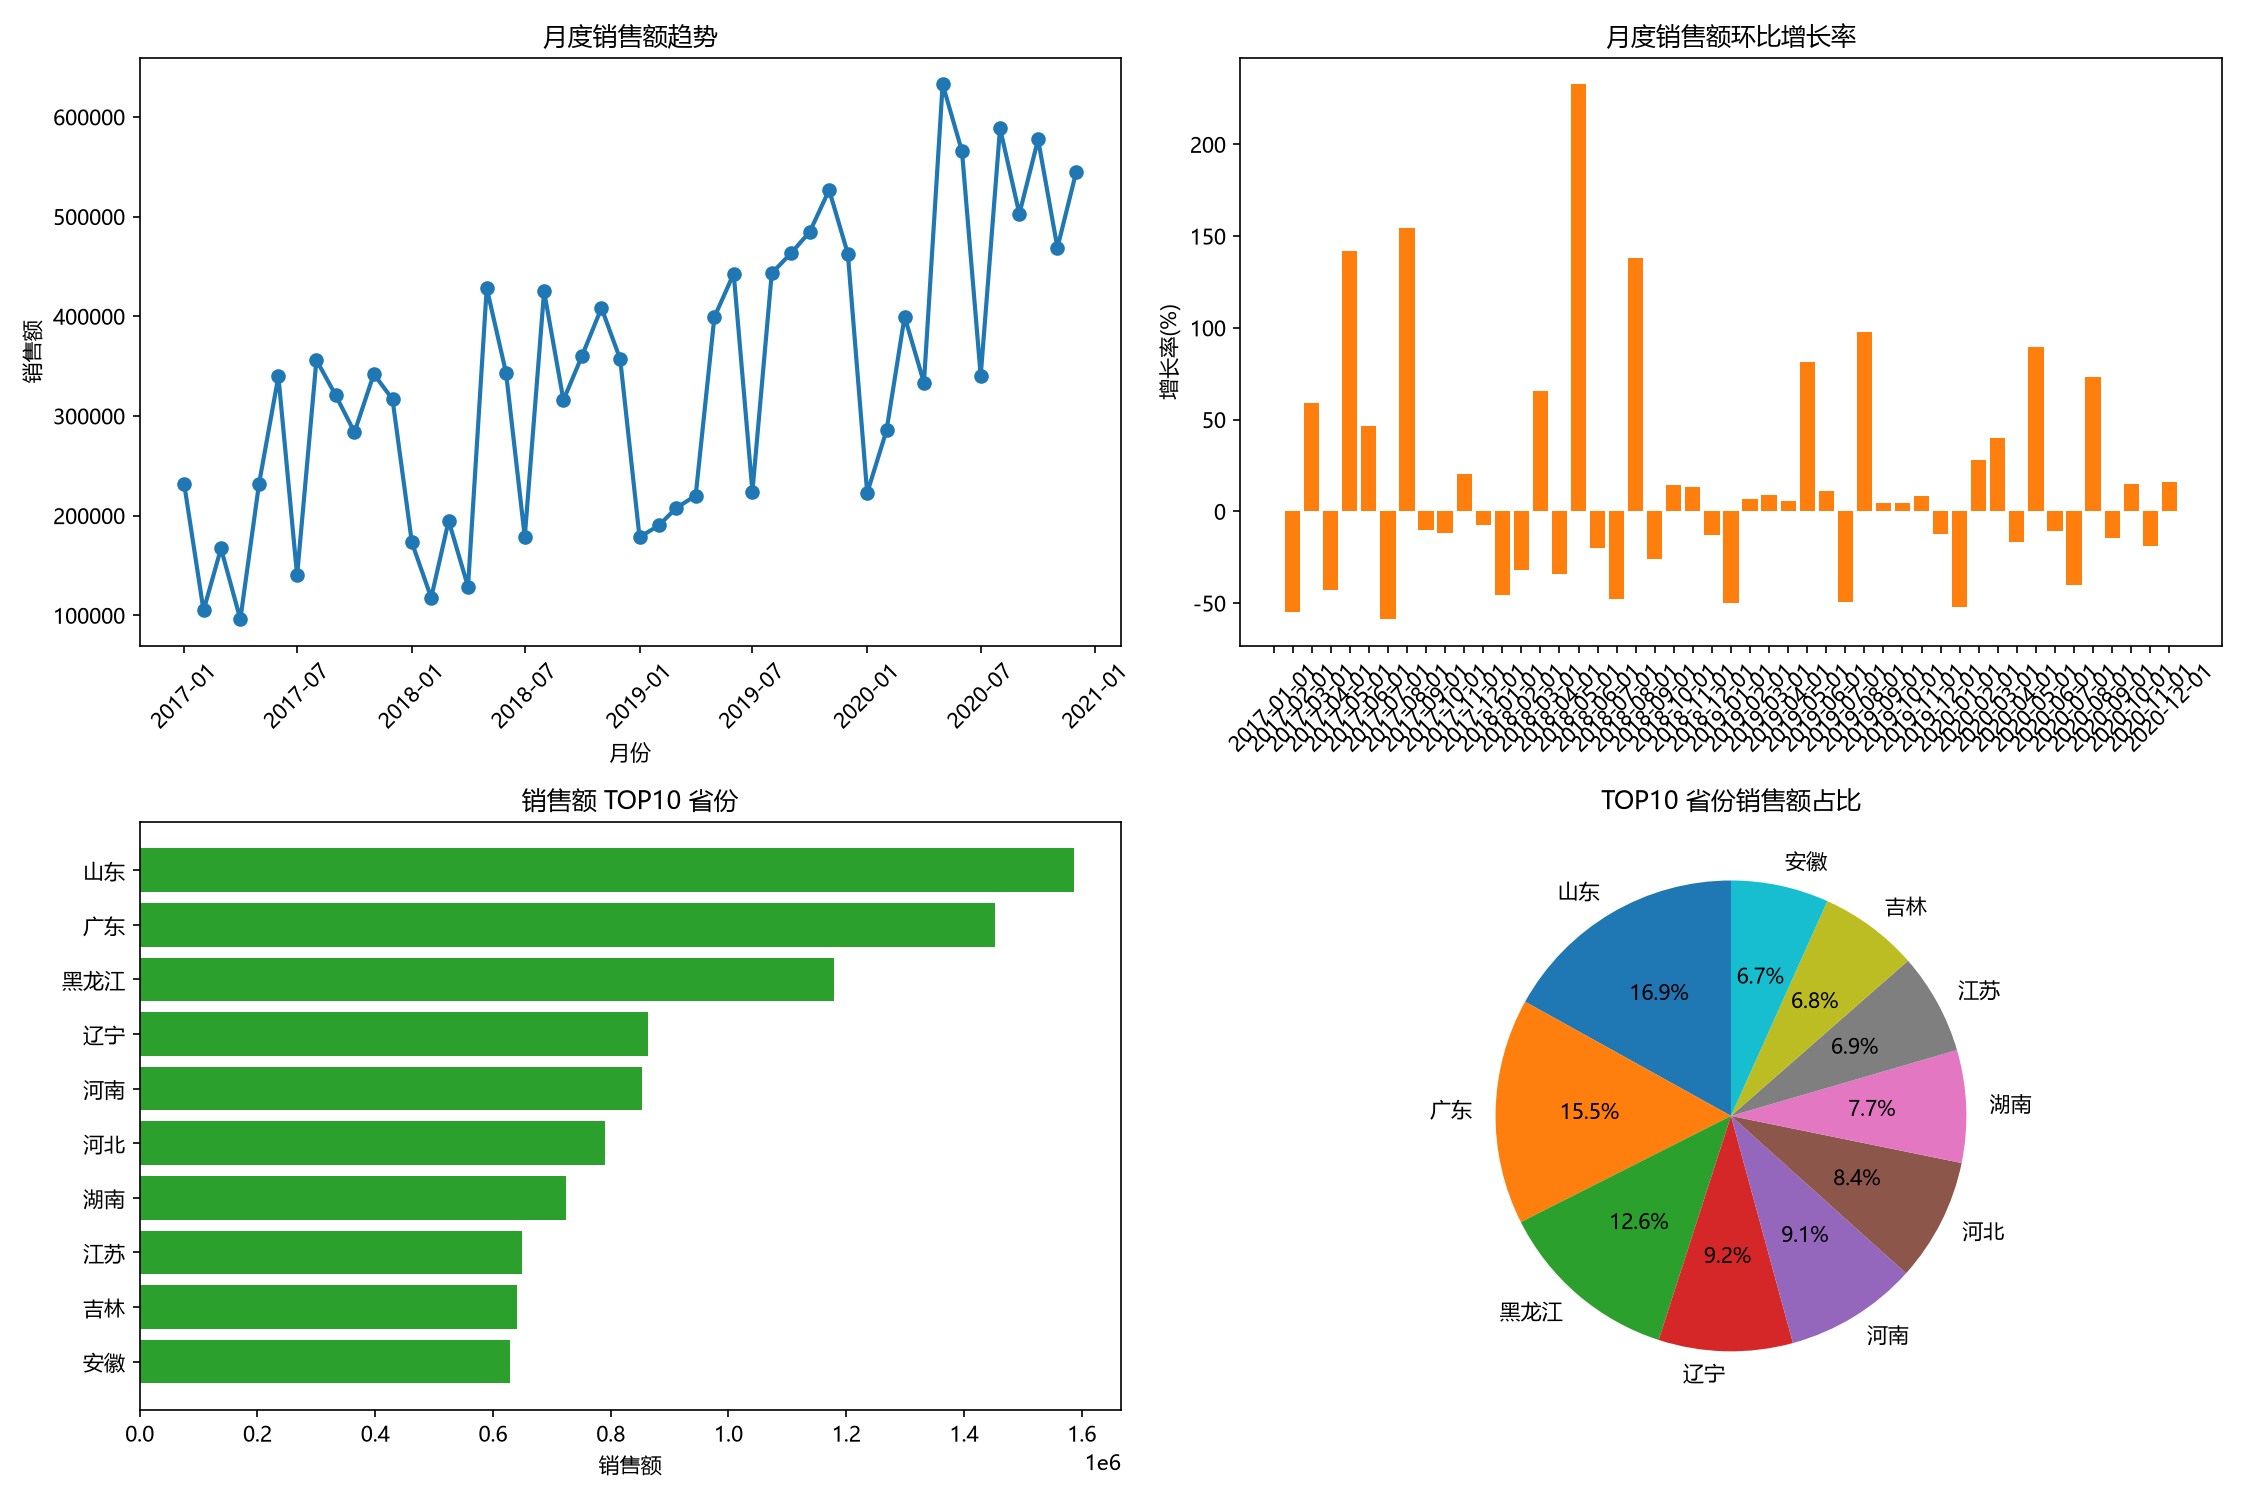

This chart was generated by the following Python code:
import os
import pandas as pd
import matplotlib.pyplot as plt
import matplotlib
matplotlib.rcParams['font.sans-serif'] = ['Microsoft YaHei', 'SimHei']
matplotlib.rcParams['axes.unicode_minus'] = False

base = r'D:/学习作业/数据可视化/1《CDA 一级认证教材：商业数据分析》'
out = r'D:/学习作业/数据可视化/第3章'
os.makedirs(out, exist_ok=True)

df = pd.read_excel(os.path.join(base, '第3章 商业数据分析框架/案例1：收入趋势分析/案例1：收入趋势分析原始数据.xlsx'), sheet_name='原始数据')

df['年月'] = df['订单年份'].astype(str) + '-' + df['订单月份'].astype(str).str.zfill(2)
df['年月'] = pd.to_datetime(df['年月'])

monthly = df.groupby('年月')['销售额'].sum().reset_index().sort_values('年月')
monthly['环比增长率'] = monthly['销售额'].pct_change()
monthly['同比增长率'] = monthly['销售额'].pct_change(12)

province = df.groupby('销售省份')['销售额'].sum().sort_values(ascending=False)

fig, axes = plt.subplots(2, 2, figsize=(15, 10))

axes[0, 0].plot(monthly['年月'], monthly['销售额'], marker='o', color='#1f77b4', linewidth=2)
axes[0, 0].set_title('月度销售额趋势')
axes[0, 0].set_xlabel('月份')
axes[0, 0].set_ylabel('销售额')
axes[0, 0].tick_params(axis='x', rotation=45)

axes[0, 1].bar(monthly['年月'].astype(str), monthly['环比增长率'] * 100, color='#ff7f0e')
axes[0, 1].set_title('月度销售额环比增长率')
axes[0, 1].set_ylabel('增长率(%)')
axes[0, 1].tick_params(axis='x', rotation=45)

top10 = province.head(10)
axes[1, 0].barh(top10.index[::-1], top10.values[::-1], color='#2ca02c')
axes[1, 0].set_title('销售额 TOP10 省份')
axes[1, 0].set_xlabel('销售额')

top10_pct = top10 / province.sum() * 100
axes[1, 1].pie(top10_pct, labels=top10_pct.index, autopct='%1.1f%%', startangle=90)
axes[1, 1].set_title('TOP10 省份销售额占比')

plt.tight_layout()
plt.savefig(os.path.join(out, '第3章_收入趋势分析.png'), dpi=150)
plt.show()

print('月度销售额汇总：')
print(monthly[['年月', '销售额', '环比增长率']].round(4))
print('\n省份销售额 TOP10：')
print(top10.head(10))
